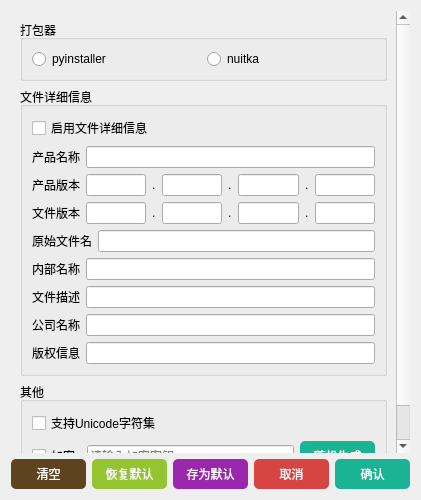
<?xml version="1.0" encoding="UTF-8"?>
<ui version="4.0">
 <class>AdvancedOptions</class>
 <widget class="QDialog" name="AdvancedOptions">
  <property name="geometry">
   <rect>
    <x>0</x>
    <y>0</y>
    <width>405</width>
    <height>500</height>
   </rect>
  </property>
  <property name="windowTitle">
   <string>高级选项</string>
  </property>
  <property name="windowIcon">
   <iconset>
    <normaloff>:/Resource/pic/mainwindow/AdvancedOptions_color.svg</normaloff>:/Resource/pic/mainwindow/AdvancedOptions_color.svg</iconset>
  </property>
  <layout class="QVBoxLayout" name="verticalLayout">
   <item>
    <widget class="QScrollArea" name="scrollArea">
     <property name="styleSheet">
      <string notr="true">QLineEdit:hover
{
border:2px solid rgb(141,141,127);
}
QLineEdit:focus
{
border:2px solid rgb(26,179,148);
}
QScrollArea
{
border: 0px;
}</string>
     </property>
     <property name="widgetResizable">
      <bool>true</bool>
     </property>
     <widget class="QWidget" name="scrollAreaWidgetContents">
      <property name="geometry">
       <rect>
        <x>0</x>
        <y>0</y>
        <width>393</width>
        <height>452</height>
       </rect>
      </property>
      <layout class="QVBoxLayout" name="verticalLayout_4">
       <item>
        <widget class="QGroupBox" name="Packetizer">
         <property name="title">
          <string>打包器</string>
         </property>
         <property name="checkable">
          <bool>false</bool>
         </property>
         <layout class="QHBoxLayout" name="horizontalLayout">
          <item>
           <widget class="QRadioButton" name="pyinstaller_rdo">
            <property name="text">
             <string>pyinstaller</string>
            </property>
           </widget>
          </item>
          <item>
           <widget class="QRadioButton" name="nuitka_rdo">
            <property name="text">
             <string>nuitka</string>
            </property>
            <property name="checkable">
             <bool>false</bool>
            </property>
           </widget>
          </item>
         </layout>
        </widget>
       </item>
       <item>
        <widget class="QGroupBox" name="FileDetail">
         <property name="styleSheet">
          <string notr="true"/>
         </property>
         <property name="title">
          <string>文件详细信息</string>
         </property>
         <layout class="QVBoxLayout" name="verticalLayout_3">
          <item>
           <widget class="QCheckBox" name="enableFileDetails_chk">
            <property name="text">
             <string>启用文件详细信息</string>
            </property>
           </widget>
          </item>
          <item>
           <layout class="QHBoxLayout" name="productName">
            <item>
             <widget class="QLabel" name="productName_lbl">
              <property name="text">
               <string>产品名称</string>
              </property>
             </widget>
            </item>
            <item>
             <widget class="QLineEdit" name="productName_le"/>
            </item>
           </layout>
          </item>
          <item>
           <layout class="QHBoxLayout" name="productVersion">
            <item>
             <widget class="QLabel" name="productVersion_lbl">
              <property name="text">
               <string>产品版本</string>
              </property>
             </widget>
            </item>
            <item>
             <widget class="CustomLineEdit" name="productVersion_le_1"/>
            </item>
            <item>
             <widget class="QLabel" name="productVersion_lbl_1">
              <property name="text">
               <string>.</string>
              </property>
             </widget>
            </item>
            <item>
             <widget class="CustomLineEdit" name="productVersion_le_2"/>
            </item>
            <item>
             <widget class="QLabel" name="productVersion_lbl_2">
              <property name="text">
               <string>.</string>
              </property>
             </widget>
            </item>
            <item>
             <widget class="CustomLineEdit" name="productVersion_le_3"/>
            </item>
            <item>
             <widget class="QLabel" name="productVersion_lbl_3">
              <property name="text">
               <string>.</string>
              </property>
             </widget>
            </item>
            <item>
             <widget class="CustomLineEdit" name="productVersion_le_4"/>
            </item>
           </layout>
          </item>
          <item>
           <layout class="QHBoxLayout" name="fileVersion">
            <item>
             <widget class="QLabel" name="fileVersion_lbl">
              <property name="text">
               <string>文件版本</string>
              </property>
             </widget>
            </item>
            <item>
             <widget class="CustomLineEdit" name="fileVersion_le_1"/>
            </item>
            <item>
             <widget class="QLabel" name="fileVersion_lbl_1">
              <property name="text">
               <string>.</string>
              </property>
             </widget>
            </item>
            <item>
             <widget class="CustomLineEdit" name="fileVersion_le_2"/>
            </item>
            <item>
             <widget class="QLabel" name="fileVersion_lbl_2">
              <property name="text">
               <string>.</string>
              </property>
             </widget>
            </item>
            <item>
             <widget class="CustomLineEdit" name="fileVersion_le_3"/>
            </item>
            <item>
             <widget class="QLabel" name="fileVersion_lbl_3">
              <property name="text">
               <string>.</string>
              </property>
             </widget>
            </item>
            <item>
             <widget class="CustomLineEdit" name="fileVersion_le_4"/>
            </item>
           </layout>
          </item>
          <item>
           <layout class="QHBoxLayout" name="originalFilename">
            <item>
             <widget class="QLabel" name="originalFilename_lbl">
              <property name="text">
               <string>原始文件名</string>
              </property>
             </widget>
            </item>
            <item>
             <widget class="QLineEdit" name="originalFilename_le"/>
            </item>
           </layout>
          </item>
          <item>
           <layout class="QHBoxLayout" name="internalName">
            <item>
             <widget class="QLabel" name="internalName_lbl">
              <property name="text">
               <string>内部名称</string>
              </property>
             </widget>
            </item>
            <item>
             <widget class="QLineEdit" name="internalName_le"/>
            </item>
           </layout>
          </item>
          <item>
           <layout class="QHBoxLayout" name="fileDescription">
            <item>
             <widget class="QLabel" name="fileDescription_lbl">
              <property name="text">
               <string>文件描述</string>
              </property>
             </widget>
            </item>
            <item>
             <widget class="QLineEdit" name="fileDescription_le"/>
            </item>
           </layout>
          </item>
          <item>
           <layout class="QHBoxLayout" name="companyName">
            <item>
             <widget class="QLabel" name="companyName_lbl">
              <property name="text">
               <string>公司名称</string>
              </property>
             </widget>
            </item>
            <item>
             <widget class="QLineEdit" name="companyName_le"/>
            </item>
           </layout>
          </item>
          <item>
           <layout class="QHBoxLayout" name="legalCopyright">
            <item>
             <widget class="QLabel" name="legalCopyright_lbl">
              <property name="text">
               <string>版权信息</string>
              </property>
             </widget>
            </item>
            <item>
             <widget class="QLineEdit" name="legalCopyright_le"/>
            </item>
           </layout>
          </item>
         </layout>
        </widget>
       </item>
       <item>
        <widget class="QGroupBox" name="Other">
         <property name="title">
          <string>其他</string>
         </property>
         <layout class="QVBoxLayout" name="verticalLayout_2">
          <item>
           <widget class="QCheckBox" name="supportUnicode_chk">
            <property name="text">
             <string>支持Unicode字符集</string>
            </property>
           </widget>
          </item>
          <item>
           <layout class="QHBoxLayout" name="encryption">
            <item>
             <widget class="QCheckBox" name="encryption_chk">
              <property name="text">
               <string>加密</string>
              </property>
             </widget>
            </item>
            <item>
             <widget class="QLineEdit" name="key_le">
              <property name="toolTip">
               <string/>
              </property>
              <property name="statusTip">
               <string/>
              </property>
              <property name="whatsThis">
               <string/>
              </property>
              <property name="inputMask">
               <string/>
              </property>
              <property name="placeholderText">
               <string>请输入加密密钥</string>
              </property>
             </widget>
            </item>
            <item>
             <widget class="QPushButton" name="random_Btn">
              <property name="styleSheet">
               <string notr="true">QPushButton#random_Btn
{
background:rgb(26,179,148); 
color:rgb(255,255,255); 
border-radius:5px; 
min-height:30px; 
min-width:75px; 
font:13px &quot;Microsoft YaHei&quot;;
}
QPushButton#random_Btn:hover
{
background:rgb(24,166,137);
}
QPushButton#random_Btn:pressed
{
background:rgb(32,75,148);
}</string>
              </property>
              <property name="text">
               <string>随机生成</string>
              </property>
             </widget>
            </item>
           </layout>
          </item>
         </layout>
        </widget>
       </item>
      </layout>
     </widget>
    </widget>
   </item>
   <item>
    <layout class="QHBoxLayout" name="commandBar">
     <item>
      <widget class="QPushButton" name="clear_Btn">
       <property name="styleSheet">
        <string notr="true">QPushButton#clear_Btn
{
    background: rgb(93, 67, 30);  /* 按钮2的褐色背景 */
    color: rgb(255, 255, 255);
    border-radius: 5px;
    min-height: 30px;
    min-width: 75px;
    font: 15px &quot;Microsoft YaHei&quot;;
}

QPushButton#clear_Btn:hover
{
    background: rgb(73, 53, 24);  /* 鼠标悬停时按钮2的颜色 */
}

QPushButton#clear_Btn:pressed
{
    background: rgb(52, 38, 17);  /* 按钮2按下时的颜色 */
}</string>
       </property>
       <property name="text">
        <string>清空</string>
       </property>
      </widget>
     </item>
     <item>
      <widget class="QPushButton" name="RestoreDefault_Btn">
       <property name="styleSheet">
        <string notr="true">QPushButton#RestoreDefault_Btn {
    background-color: #95C431;  /* 调暗的黄绿色调 */
    color: #FFFFFF;
    border-radius: 5px;
    min-height: 30px;
    min-width: 75px;
    font: 15px &quot;Microsoft YaHei&quot;;
}

QPushButton#RestoreDefault_Btn:hover {
    background-color: #82A829;  /* 悬停状态下的颜色 */
}

QPushButton#RestoreDefault_Btn:pressed {
    background-color: #6B8A20;  /* 按下状态下的颜色 */
}</string>
       </property>
       <property name="text">
        <string>恢复默认</string>
       </property>
      </widget>
     </item>
     <item>
      <widget class="QPushButton" name="SaveAsDefault_Btn">
       <property name="styleSheet">
        <string notr="true">QPushButton#SaveAsDefault_Btn {
    background:rgb(155, 39, 175);
    color:rgb(255, 255, 255);
    border-radius:5px;
    min-height:30px;
    min-width:75px;
    font:15px &quot;Microsoft YaHei&quot;;
}

QPushButton#SaveAsDefault_Btn:hover {
    background:rgb(135, 30, 155);
}

QPushButton#SaveAsDefault_Btn:pressed {
    background:rgb(108, 24, 124);
}</string>
       </property>
       <property name="text">
        <string>存为默认</string>
       </property>
      </widget>
     </item>
     <item>
      <widget class="QPushButton" name="cancel_Btn">
       <property name="styleSheet">
        <string notr="true">QPushButton#cancel_Btn
{
    background: rgb(214, 69, 65);
    color: rgb(255, 255, 255);
    border-radius: 5px;
    min-height: 30px;
    min-width: 75px;
    font: 15px &quot;Microsoft YaHei&quot;;
}

QPushButton#cancel_Btn:hover
{
    background: rgb(185, 55, 52);
}

QPushButton#cancel_Btn:pressed
{
    background: rgb(124, 38, 36);
}</string>
       </property>
       <property name="text">
        <string>取消</string>
       </property>
      </widget>
     </item>
     <item>
      <widget class="QPushButton" name="sure_Btn">
       <property name="styleSheet">
        <string notr="true">QPushButton#sure_Btn
{
background:rgb(26,179,148); 
color:rgb(255,255,255); 
border-radius:5px; 
min-height:30px; 
min-width:75px; 
font:15px &quot;Microsoft YaHei&quot;;
}
QPushButton#sure_Btn:hover
{
background:rgb(24,166,137);
}
QPushButton#sure_Btn:pressed
{
background:rgb(32,75,148);
}</string>
       </property>
       <property name="text">
        <string>确认</string>
       </property>
      </widget>
     </item>
    </layout>
   </item>
  </layout>
 </widget>
 <customwidgets>
  <customwidget>
   <class>CustomLineEdit</class>
   <extends>QLineEdit</extends>
   <header location="global">functionalModule/AdvancedOptions/advancedoptions.h</header>
  </customwidget>
 </customwidgets>
 <resources/>
 <connections/>
</ui>
